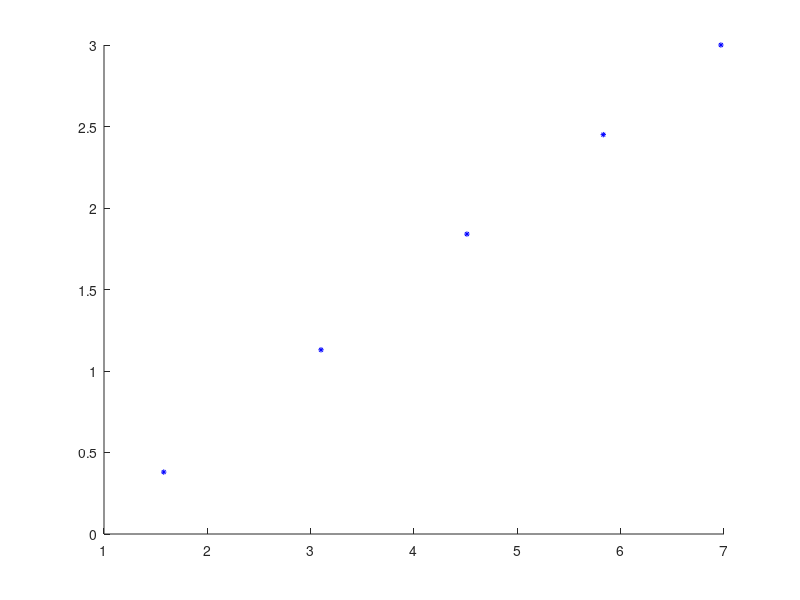

The MATLAB source for this figure: (Note: this script raises an error after producing the figure.)
close all;
clear all;
clear home;
clc;

Step1 = csvread('steps.csv');
Step2 = csvread('noP2.csv');
PureP1 = csvread('pureP1.csv');
PureP2 = csvread('pureP2.csv');
PwithFF1 = csvread('PwithFF1.csv');
PwithFF2 = csvread('PwithFF2.csv');
% = csvread('noP1.csv');
%data1 = csvread('noP1.csv');

Stepdata = [0.38 1.13 1.84 2.45 3 ; 7.89*0.2 7.75*0.4 7.52*0.6 7.29*0.8 6.97];

p = scatter(Stepdata(2,:),Stepdata(1,:), 15, 'b', '*');
x = Stepdata(1,:)'
y = Stepdata(2,:)'
hold
%Creating least square solution
h = lsline
set( h, 'color', 'r', 'LineWidth', 1 );
%hold;
%scatter(Step1(:,5)/1000,Step1(:,4));
%hold
%scatter(PureP1(:,6),PureP1(:,4));
%hold;
%scatter(PureP2(:,6),PureP2(:,4));
%hold
%scatter(PwithFF1(:,6),PwithFF1(:,4));
%hold;
%scatter(PwithFF2(:,6),PwithFF2(:,4));
title('The Gain of each Speed Step')
xlabel('Voltage [V]')
ylabel('Velocity [m \cdot s^{-1}]')
p = polyfit( y, x, 1 );
a = p(:,1)
b = p(:,2)

legend('Data points', sprintf( 'y = %0.3fx %0.3f', a, b ),'Location', 'southeast' )
grid on
set(gca,'GridLineStyle',':', 'GridColor', 'k', 'GridAlpha', .6)
